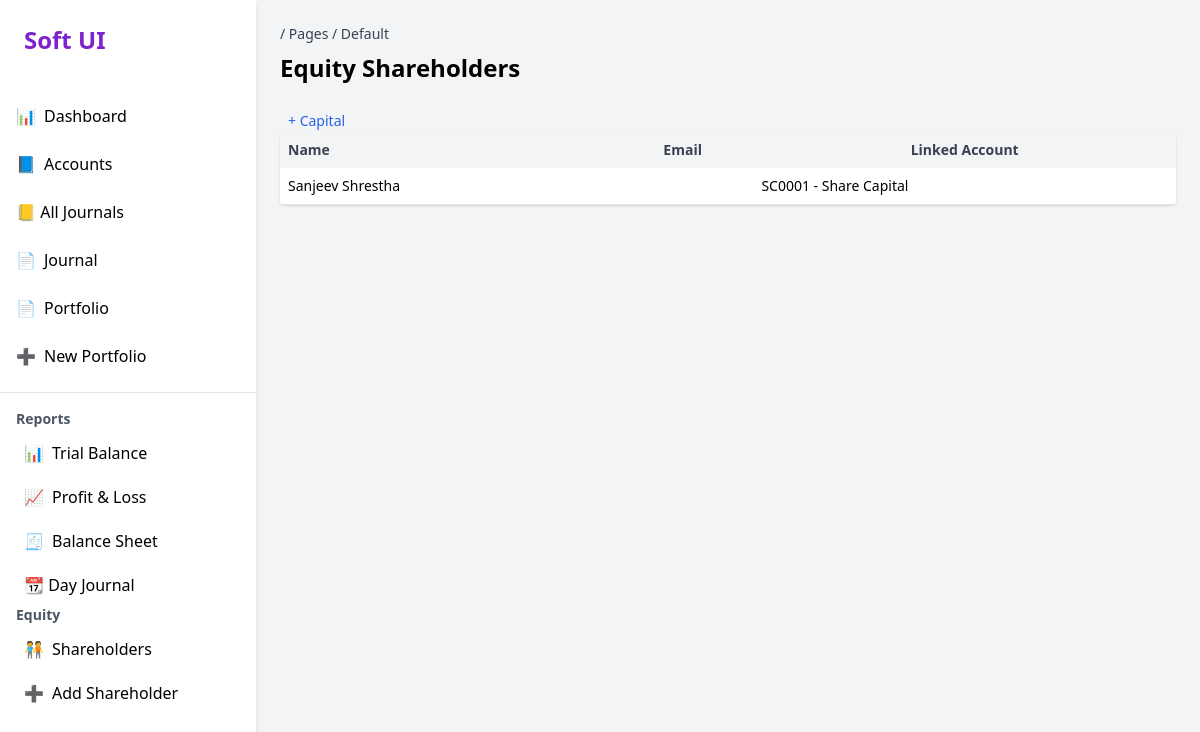
The app's page /shareholders/ (signed in) with its own data.
### core/models.py (models this page shows, shortened)
class Shareholder(models.Model):
    name = models.CharField(max_length=100)
    email = models.EmailField(blank=True, null=True)
    account = models.OneToOneField(Account, on_delete=models.CASCADE, related_name='shareholder')

class Account(models.Model):
    name = models.CharField(max_length=100)
    code = models.CharField(max_length=20, unique=True)
    type = models.CharField(max_length=20, choices=ACCOUNT_TYPES)
    parent = models.ForeignKey('self', null=True, blank=True, on_delete=models.SET_NULL)

### core/views.py (the view)
# urls.py: path('shareholders/', views.list_shareholders, name='list_shareholders'),
@login_required
def list_shareholders(request):
    shareholders = Shareholder.objects.select_related('account')
    return render(request, 'shareholder_list.html', {'shareholders': shareholders})

### templates/shareholder_list.html (shortened to what this page needs)
{% extends 'base.html' %}
{% block heading %}Equity Shareholders{% endblock %}
{% block content %}
<table class="w-full bg-white shadow rounded text-sm">
  <thead class="bg-gray-100 text-gray-700">
    <tr>
      <th class="p-2 text-left">Name</th>
      <th class="p-2">Email</th>
      <th class="p-2">Linked Account</th>
    </tr>
  </thead>
  <tbody>
    {% for s in shareholders %}
    <tr class="border-b">
      <td class="p-2">{{ s.name }}</td>
      <td class="p-2">{{ s.email }}</td>
      <td class="p-2">{{ s.account.code }} - {{ s.account.name }}</td>
      <a href="{% url 'add_capital_contribution' s.id %}" class="text-sm text-blue-600 hover:underline ml-2">+ Capital</a>
    </tr>
    {% endfor %}
  </tbody>
</table>
{% endblock %}

### records on screen
Shareholder: name "Sanjeev Shrestha", account.code "SC0001", account.name "Share Capital"
